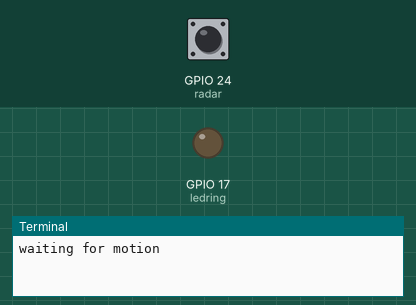
Recording of a program running on a simulated Raspberry Pi (BCM pin numbers). On the bench: output pins drawn as LEDs (lit = HIGH), the last lines printed to the terminal. Inputs (shaded band) come from the test bench; at power-on: GPIO 24 (radar) LOW. The clock reads 2024-03-15 10:24:30 at power-on unless the program sets it; the camera gives no picture and a still takes 0.5 s.

Above: at 1.2 s.
1.3 s: GPIO 24 (radar) pulled HIGH for 0.15 s
At 2.3 s:
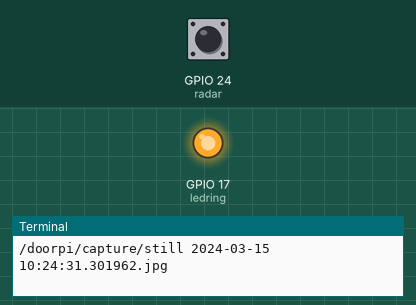
Timing chart, 0 to 8.9 s (numbered marks = the images above; inputs shaded):
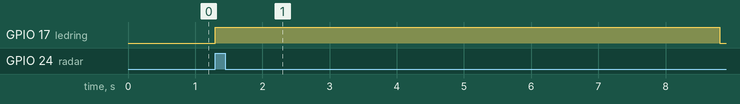

Measured:
- after the input at 1.3 s, GPIO 17 (ledring): LOW → HIGH at once, → LOW 7.5 s later

The program:

motionrecord.py
```python
# https://github.com/iizukanao/picam
import paho.mqtt.client as mqtt
import datetime
from gpiozero import MotionSensor
from picamera import PiCamera
from time import sleep

from gpiozero import OutputDevice
ledring = OutputDevice(17)

doorbellmotionTopic = 'stat/doorbellmotion'

def getTime():
    return datetime.datetime.now().strftime('%Y-%m-%d %H:%M:%S.%f')

camera = PiCamera()
radar = MotionSensor(24,pull_up=False)

camera.resolution = (1920, 1080)
camera.framerate = 25

storageLoc = '/doorpi/capture/'
#storageLoc = '/home/pi/stills/'

while True:
    print("waiting for motion")
    radar.wait_for_motion()
    print("motion detected")
    ledring.on()
    videoFilename = storageLoc + 'vid ' + getTime() + '.h264'
    camera.start_recording(videoFilename)
    print("started recording to " + videoFilename)

    for i in range(5):
        stillFilename = storageLoc + 'still ' + getTime() + '.jpg'
        camera.capture(stillFilename)
        print(stillFilename)
        sleep(1)

    camera.stop_recording()
    ledring.off()
```
